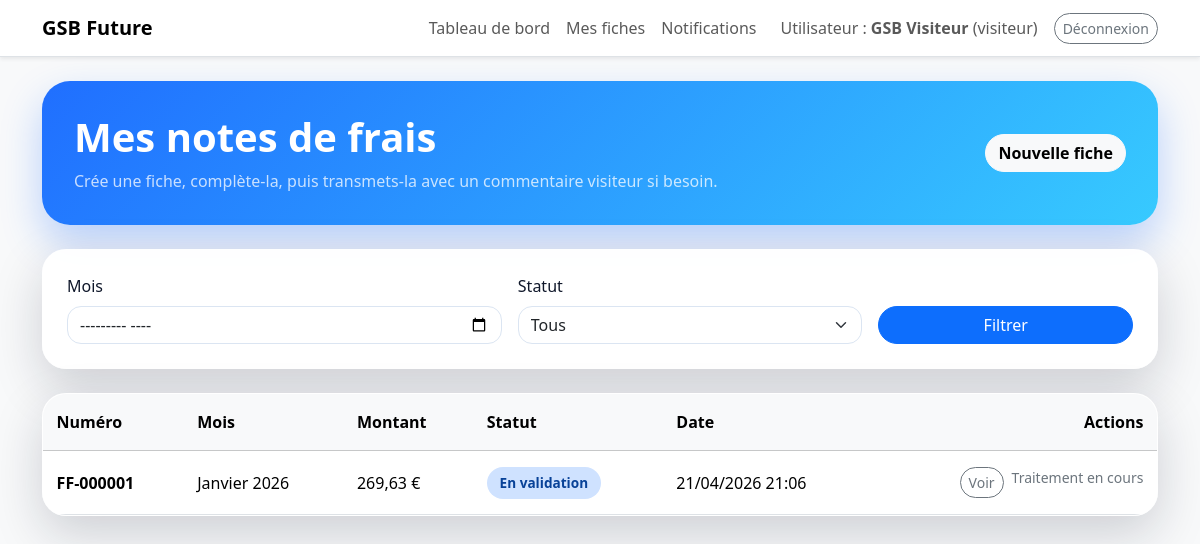
The app's page /visiteur.php (signed in) with its own data.
### tables this page shows
CREATE TABLE `fiches_frais` (
  `id` int(11) NOT NULL,
  `numero_fiche` varchar(20) NOT NULL,
  `id_utilisateur` int(11) NOT NULL,
  `mois` char(7) NOT NULL,
  `frais_essence` decimal(10,2) NOT NULL DEFAULT 0.00,
  `frais_petit_dejeuner` decimal(10,2) NOT NULL DEFAULT 0.00,
  `frais_repas_midi` decimal(10,2) NOT NULL DEFAULT 0.00,
  `frais_repas_soir` decimal(10,2) NOT NULL DEFAULT 0.00,
  `frais_hotel` decimal(10,2) NOT NULL DEFAULT 0.00,
  `taux_tva_essence` decimal(5,2) NOT NULL DEFAULT 0.00,
  `taux_tva_petit_dejeuner` decimal(5,2) NOT NULL DEFAULT 0.00,
  `taux_tva_repas_midi` decimal(5,2) NOT NULL DEFAULT 0.00,
  `taux_tva_repas_soir` decimal(5,2) NOT NULL DEFAULT 0.00,
  `taux_tva_hotel` decimal(5,2) NOT NULL DEFAULT 0.00,
  `montant_total` decimal(10,2) NOT NULL DEFAULT 0.00,
  `statut` enum('saisie','transmise','validee','refusee','remboursee') NOT NULL DEFAULT 'saisie',
  `commentaire_visiteur` text DEFAULT NULL,
  `commentaire_comptable` text DEFAULT NULL,
  `date_creation` datetime NOT NULL DEFAULT current_timestamp(),
  `date_modification` datetime NOT NULL DEFAULT current_timestamp() ON UPDATE current_timestamp()
);

### controleurs/FicheControleur.php (called while the page is built, shortened)
<?php
require_once __DIR__ . '/../configuration/base.php';
require_once __DIR__ . '/../modeles/Fiche.php';
class FicheControleur
{
    public function listeVisiteur(): void
    {
        $idUtilisateur = (int) $_SESSION['utilisateur']['id'];
        $mois = trim($_GET['mois'] ?? '');
        $statut = trim($_GET['statut'] ?? '');
        $fiches = Fiche::toutesParUtilisateur(
            $idUtilisateur,
            $mois !== '' ? $mois : null,
            $statut !== '' ? $statut : null
        );
        require __DIR__ . '/../vues/visiteur/liste_fiches.php';
    }
}

### public/visiteur.php (called while the page is built)
<?php
require_once __DIR__ . '/../controleurs/FicheControleur.php';
(new FicheControleur())->listeVisiteur();

### includes/helpers.php (called while the page is built, shortened)
<?php
if (!function_exists('e')) {
    function e($valeur): string
    {
        return htmlspecialchars((string) $valeur, ENT_QUOTES, 'UTF-8');
    }
}
if (!function_exists('format_date_fr')) {
    function format_date_fr(?string $date, bool $avecHeure = false): string
    {
        try {
            $dateObj = new DateTime($date);
        } catch (Throwable $e) {
            return (string) $date;
        }
        return $dateObj->format($avecHeure ? 'd/m/Y H:i' : 'd/m/Y');
    }
}
if (!function_exists('format_mois_fr')) {
    function format_mois_fr(?string $mois): string
    {
        $dateObj = DateTime::createFromFormat('Y-m', $mois);
        $moisFrancais = [
            1 => 'janvier', 2 => 'février', 3 => 'mars', 4 => 'avril',
            5 => 'mai', 6 => 'juin', 7 => 'juillet', 8 => 'août',
            9 => 'septembre', 10 => 'octobre', 11 => 'novembre', 12 => 'décembre'
        ];
        return ucfirst($moisFrancais[(int) $dateObj->format('n')] . ' ' . $dateObj->format('Y'));
    }
}
if (!function_exists('badge_statut_libelle')) {
    function badge_statut_libelle(string $statut): string
    {
        return match ($statut) {
            'saisie' => 'En saisie',
            'transmise' => 'En validation',
            'validee' => 'Validée',
            'refusee' => 'Refusée',
            'remboursee' => 'Remboursée',
            default => ucfirst($statut),
        };
    }
}
if (!function_exists('badge_statut_classe')) {
    function badge_statut_classe(string $statut): string
    {
        return match ($statut) {
            'transmise' => 'badge-transmise',
            'validee', 'remboursee' => 'badge-validee',
            'refusee' => 'badge-refusee',
            default => 'badge-saisie',
        };
    }
}

### configuration/base.php (called while the page is built, shortened)
<?php
class Base
{
    private static ?PDO $pdo = null;
    public static function connexion(): PDO
    {
        if (self::$pdo === null) {
            $dsn = 'mysql:host=ecornezbrisingr.mysql.db;dbname=ecornezbrisingr;charset=utf8mb4';
            self::$pdo = new PDO(
                $dsn,
                DB_USER,
                DB_PASS,
                [
                    PDO::ATTR_ERRMODE => PDO::ERRMODE_EXCEPTION,
                    PDO::ATTR_DEFAULT_FETCH_MODE => PDO::FETCH_ASSOC,
                    PDO::ATTR_EMULATE_PREPARES => false,
                ]
            );
        }
        return self::$pdo;
    }
}

### modeles/Fiche.php (called while the page is built, shortened)
<?php
require_once __DIR__ . '/../configuration/base.php';
class Fiche
{
    public static function toutesParUtilisateur(int $idUtilisateur, ?string $mois = null, ?string $statut = null): array
    {
        $sql = 'SELECT * FROM fiches_frais WHERE id_utilisateur = :id_utilisateur';
        $params = ['id_utilisateur' => $idUtilisateur];
        $sql .= ' ORDER BY date_modification DESC, id DESC';
        $stmt = Base::connexion()->prepare($sql);
        $stmt->execute($params);
        return $stmt->fetchAll();
    }
}

### vues/visiteur/liste_fiches.php (the view, shortened to what this page needs)
<?php
include __DIR__ . '/../../squelette/header.php';
?>
<div class="hero-futuriste mb-4">
    <div>
        <h1 class="display-6 fw-bold mb-2">Mes notes de frais</h1>
        <p class="mb-0 opacity-75">Crée une fiche, complète-la, puis transmets-la avec un commentaire visiteur si besoin.</p>
    </div>
    <a href="<?= APP_BASE_URL ?>/synthese.php" class="btn btn-light btn-arrondi fw-semibold">Nouvelle fiche</a>
</div>
<div class="bloc-page p-4 mb-4">
    <form method="GET" class="row g-3 align-items-end">
        <div class="col-md-5"><label class="form-label">Mois</label><input type="month" name="mois" class="form-control" value="<?= e($mois) ?>"></div>
        <div class="col-md-4"><label class="form-label">Statut</label><select name="statut" class="form-select"><option value="">Tous</option></select></div>
        <div class="col-md-3 d-grid"><button class="btn btn-primary btn-arrondi">Filtrer</button></div>
    </form>
</div>
<div class="bloc-page overflow-hidden">
    <div class="table-responsive">
        <table class="table table-hover align-middle mb-0">
            <thead class="table-light"><tr><th>Numéro</th><th>Mois</th><th>Montant</th><th>Statut</th><th>Date</th><th class="text-end">Actions</th></tr></thead>
            <tbody>
                <?php foreach ($fiches as $fiche): ?>
                    <tr>
                        <td class="fw-semibold"><?= e($fiche['numero_fiche']) ?></td>
                        <td><?= e(format_mois_fr($fiche['mois'])) ?></td>
                        <td><?= number_format((float) $fiche['montant_total'], 2, ',', ' ') ?> €</td>
                        <td><span class="badge-statut <?= e(badge_statut_classe($fiche['statut'])) ?>"><?= e(badge_statut_libelle($fiche['statut'])) ?></span></td>
                        <td><?= e(format_date_fr($fiche['date_modification'], true)) ?></td>
                        <td class="text-end">
                            <div class="d-flex justify-content-end gap-2 flex-wrap align-items-start">
                                <a href="<?= APP_BASE_URL ?>/synthese.php?id=<?= (int) $fiche['id'] ?>" class="btn btn-outline-secondary btn-sm btn-arrondi"><?= in_array($fiche['statut'], ['saisie', 'refusee'], true) ? 'Compléter' : 'Voir' ?></a>
                                <?php if (in_array($fiche['statut'], ['saisie', 'refusee'], true)): ?>
                                    <form method="POST" class="d-flex gap-2 flex-wrap justify-content-end align-items-start">
                                        <?= csrf_input() ?>
                                        <input type="hidden" name="id_fiche" value="<?= (int) $fiche['id'] ?>">
                                        <textarea name="commentaire_visiteur" class="form-control form-control-sm" rows="2" style="min-width:220px" placeholder="Commentaire lors de l'envoi..."><?= e($fiche['commentaire_visiteur'] ?? '') ?></textarea>
                                        <button type="submit" name="transmettre_fiche" class="btn btn-primary btn-sm btn-arrondi">Envoyer</button>
                                    </form>
                                    <form method="POST" onsubmit="return confirm('Supprimer cette fiche ?');">
                                        <?= csrf_input() ?>
                                        <input type="hidden" name="id_fiche" value="<?= (int) $fiche['id'] ?>">
                                        <button type="submit" name="supprimer_fiche" class="btn btn-outline-danger btn-sm btn-arrondi">Supprimer</button>
                                    </form>
                                <?php else: ?>
                                    <span class="text-secondary small">Traitement en cours</span>
                                <?php endif; ?>
                            </div>
                        </td>
                    </tr>
                <?php endforeach; ?>
            </tbody>
        </table>
    </div>
</div>
<?php include __DIR__ . '/../../squelette/footer.php'; ?>

### public/ressources/css/style.css (style rules this page uses)
body { background: radial-gradient(circle at top left, rgba(23, 105, 255, 0.14), transparent 35%), radial-gradient(circle at bottom right, rgba(0, 200, 255, 0.12), transparent 30%), linear-gradient(180deg, #0b1220 0%, #111827 100%); color: #e5eefc; min-height: 100vh; }
.bloc-page { background: rgba(255, 255, 255, 0.94); color: #0f172a; border-radius: 24px; box-shadow: 0 18px 50px rgba(15, 23, 42, 0.18); border: 1px solid rgba(255, 255, 255, 0.35); }
.btn-arrondi { border-radius: 999px; }
.badge-statut { padding: .4rem .8rem; border-radius: 999px; font-size: .85rem; font-weight: 600; }
.badge-transmise { background: #cfe2ff; color: #084298; }
.hero-futuriste { display: flex; justify-content: space-between; align-items: center; gap: 1rem; background: linear-gradient(135deg, rgba(23, 105, 255, 0.96), rgba(34, 197, 255, 0.90)); color: white; padding: 2rem; border-radius: 28px; box-shadow: 0 18px 40px rgba(23, 105, 255, 0.28); }
.table > :not(caption) > * > * { padding: 1rem .85rem; }
textarea.form-control, input.form-control, select.form-select { border-radius: 14px; border: 1px solid #dbe5f2; }
.btn-primary, .btn-success, .btn-warning, .btn-outline-danger, .btn-outline-secondary, .btn-outline-primary { border-radius: 999px !important; }
body { color: #212529; background: #f8f9fa !important; }

### records on screen
fiches_frais: numero_fiche "FF-000001", mois "Janvier 2026", montant_total "269,63", statut "En validation", date_modification "21/04/2026 21:06", shows "Voir", shows "Traitement en cours"

### other values on screen
$roleUtilisateur "visiteur"
